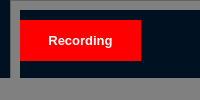
<?xml version="1.0" encoding="UTF-8"?>
<ui version="4.0">
 <class>MainWindow</class>
 <widget class="QMainWindow" name="MainWindow">
  <property name="windowTitle">
   <string>MainWindow</string>
  </property>
  <property name="styleSheet">
   <string notr="true">background-color: grey</string>
  </property>
  <widget class="QWidget" name="centralwidget">
   <property name="styleSheet">
    <string notr="true">background-color: #012</string>
   </property>
   <widget class="QFrame" name="frame_menu">
    <property name="geometry">
     <rect>
      <x>9</x>
      <y>490</y>
      <width>1021</width>
      <height>81</height>
     </rect>
    </property>
    <property name="styleSheet">
     <string notr="true">background-color: #012</string>
    </property>
    <property name="frameShape">
     <enum>QFrame::StyledPanel</enum>
    </property>
    <property name="frameShadow">
     <enum>QFrame::Raised</enum>
    </property>
    <widget class="QWidget" name="horizontalLayoutWidget">
     <property name="geometry">
      <rect>
       <x>0</x>
       <y>0</y>
       <width>1011</width>
       <height>61</height>
      </rect>
     </property>
     <layout class="QHBoxLayout" name="horizontalLayout_2">
      <item>
       <widget class="QPushButton" name="pushButton">
        <property name="styleSheet">
         <string notr="true">background-color: White</string>
        </property>
        <property name="text">
         <string>上一頁</string>
        </property>
       </widget>
      </item>
      <item>
       <widget class="QPushButton" name="pushButton_2">
        <property name="styleSheet">
         <string notr="true">background-color: White</string>
        </property>
        <property name="text">
         <string>下一頁</string>
        </property>
       </widget>
      </item>
     </layout>
    </widget>
   </widget>
   <widget class="QFrame" name="frame_pages">
    <property name="geometry">
     <rect>
      <x>10</x>
      <y>0</y>
      <width>1011</width>
      <height>491</height>
     </rect>
    </property>
    <property name="styleSheet">
     <string notr="true">background-color: grey</string>
    </property>
    <property name="frameShape">
     <enum>QFrame::StyledPanel</enum>
    </property>
    <property name="frameShadow">
     <enum>QFrame::Raised</enum>
    </property>
    <layout class="QHBoxLayout" name="horizontalLayout">
     <item>
      <widget class="QStackedWidget" name="stackedWidget">
       <property name="styleSheet">
        <string notr="true">background-color: #012</string>
       </property>
       <property name="currentIndex">
        <number>0</number>
       </property>
       <widget class="QWidget" name="page_0">
        <widget class="QLabel" name="label">
         <property name="geometry">
          <rect>
           <x>0</x>
           <y>0</y>
           <width>991</width>
           <height>151</height>
          </rect>
         </property>
         <property name="font">
          <font>
           <pointsize>72</pointsize>
          </font>
         </property>
         <property name="styleSheet">
          <string notr="true">background-color: #012; COLOR: White</string>
         </property>
         <property name="text">
          <string>Welcome</string>
         </property>
         <property name="alignment">
          <set>Qt::AlignCenter</set>
         </property>
        </widget>
        <widget class="QLabel" name="label_5">
         <property name="geometry">
          <rect>
           <x>0</x>
           <y>10</y>
           <width>121</width>
           <height>41</height>
          </rect>
         </property>
         <property name="font">
          <font>
           <pointsize>10</pointsize>
           <weight>75</weight>
           <bold>true</bold>
          </font>
         </property>
         <property name="styleSheet">
          <string notr="true">background-color: rgb(255, 0, 0); color:white
</string>
         </property>
         <property name="text">
          <string>Recording</string>
         </property>
         <property name="alignment">
          <set>Qt::AlignCenter</set>
         </property>
        </widget>
        <widget class="QLabel" name="label_6">
         <property name="geometry">
          <rect>
           <x>0</x>
           <y>160</y>
           <width>991</width>
           <height>151</height>
          </rect>
         </property>
         <property name="font">
          <font>
           <pointsize>72</pointsize>
          </font>
         </property>
         <property name="styleSheet">
          <string notr="true">background-color: #012; COLOR: White</string>
         </property>
         <property name="text">
          <string>Line2</string>
         </property>
         <property name="alignment">
          <set>Qt::AlignCenter</set>
         </property>
        </widget>
        <widget class="QLabel" name="label_7">
         <property name="geometry">
          <rect>
           <x>0</x>
           <y>320</y>
           <width>991</width>
           <height>151</height>
          </rect>
         </property>
         <property name="font">
          <font>
           <pointsize>72</pointsize>
          </font>
         </property>
         <property name="styleSheet">
          <string notr="true">background-color: #012; COLOR: White</string>
         </property>
         <property name="text">
          <string>Line3</string>
         </property>
         <property name="alignment">
          <set>Qt::AlignCenter</set>
         </property>
        </widget>
       </widget>
       <widget class="QWidget" name="page_1">
        <widget class="QLabel" name="label_2">
         <property name="geometry">
          <rect>
           <x>0</x>
           <y>20</y>
           <width>761</width>
           <height>411</height>
          </rect>
         </property>
         <property name="font">
          <font>
           <pointsize>36</pointsize>
          </font>
         </property>
         <property name="styleSheet">
          <string notr="true">background-color: #012; COLOR: White</string>
         </property>
         <property name="text">
          <string>Page1</string>
         </property>
         <property name="alignment">
          <set>Qt::AlignCenter</set>
         </property>
        </widget>
       </widget>
       <widget class="QWidget" name="page_2">
        <widget class="QLabel" name="label_3">
         <property name="geometry">
          <rect>
           <x>0</x>
           <y>20</y>
           <width>761</width>
           <height>411</height>
          </rect>
         </property>
         <property name="font">
          <font>
           <pointsize>36</pointsize>
          </font>
         </property>
         <property name="styleSheet">
          <string notr="true">background-color: #012; COLOR: White</string>
         </property>
         <property name="text">
          <string>Page2</string>
         </property>
         <property name="alignment">
          <set>Qt::AlignCenter</set>
         </property>
        </widget>
       </widget>
       <widget class="QWidget" name="page_3">
        <widget class="QLabel" name="label_4">
         <property name="geometry">
          <rect>
           <x>0</x>
           <y>20</y>
           <width>761</width>
           <height>411</height>
          </rect>
         </property>
         <property name="font">
          <font>
           <pointsize>36</pointsize>
          </font>
         </property>
         <property name="styleSheet">
          <string notr="true">background-color: #012; COLOR: White</string>
         </property>
         <property name="text">
          <string>Page3</string>
         </property>
         <property name="alignment">
          <set>Qt::AlignCenter</set>
         </property>
        </widget>
       </widget>
      </widget>
     </item>
    </layout>
   </widget>
  </widget>
  <widget class="QStatusBar" name="statusbar"/>
 </widget>
 <resources/>
 <connections/>
</ui>
